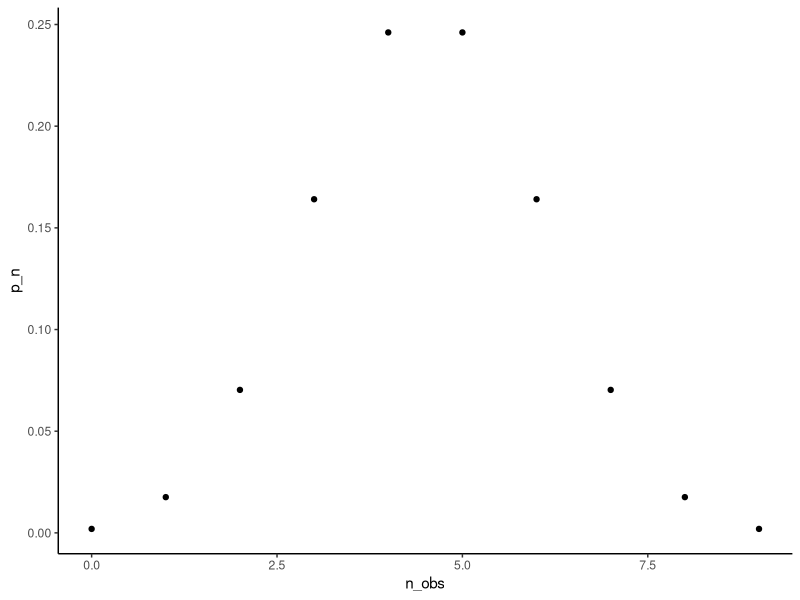
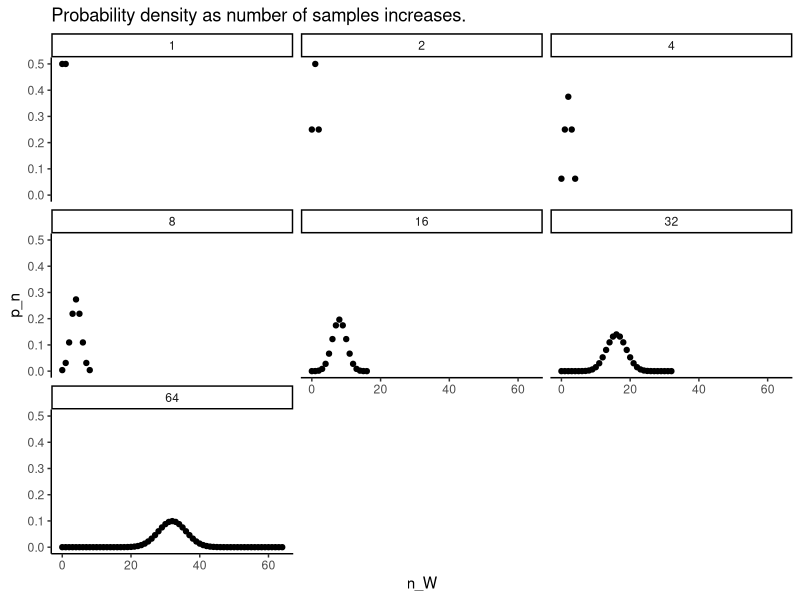
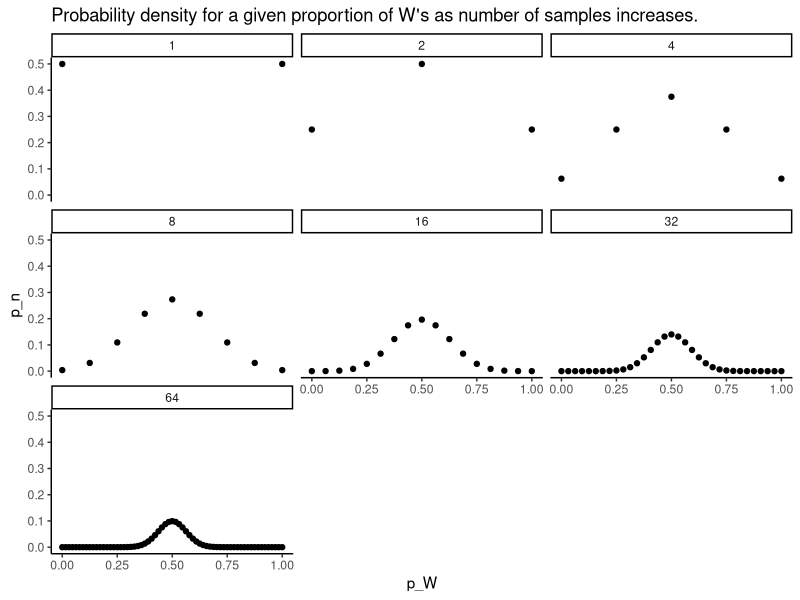
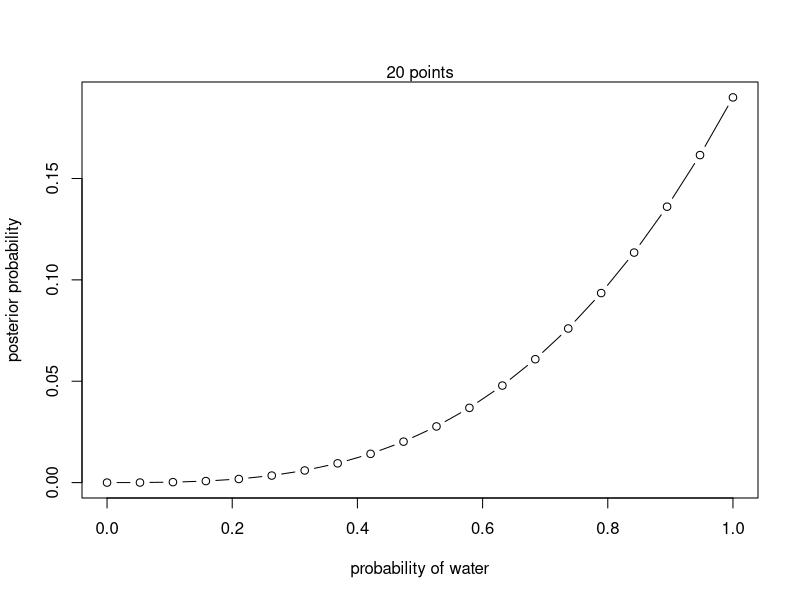
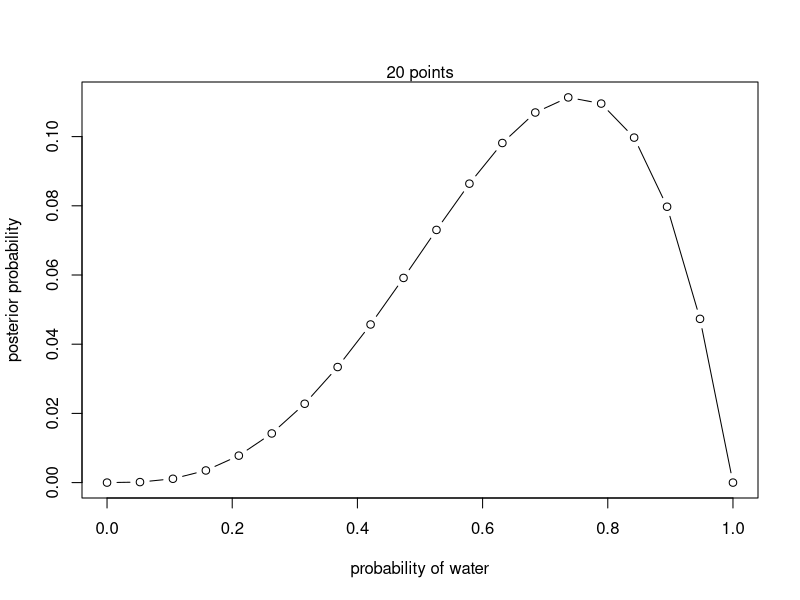
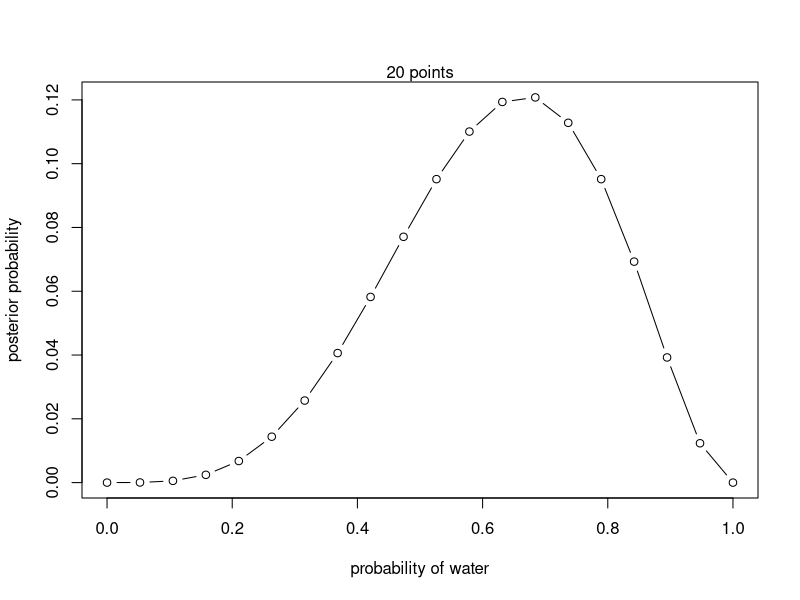
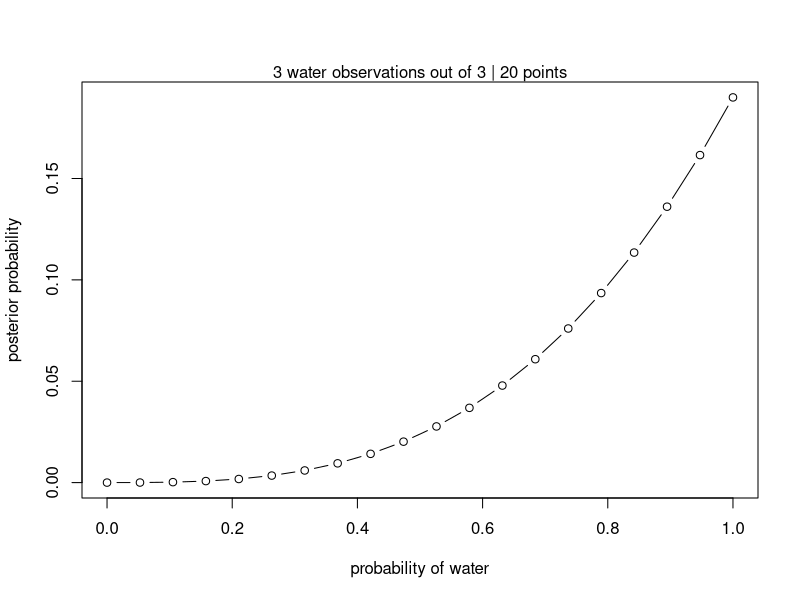
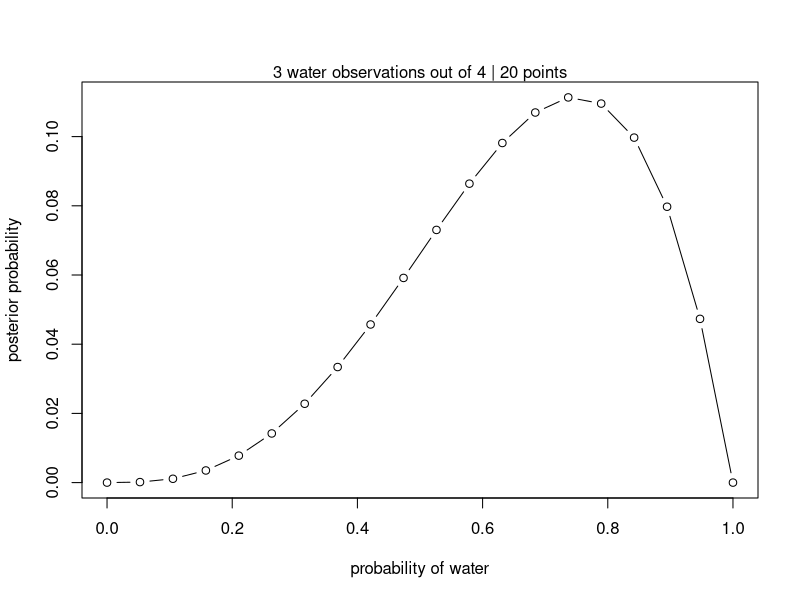

Source code (R) for these figures, in order:
## ---- chunk 1
suppressPackageStartupMessages(library(ggplot2))
## ---- chunk 2
#| echo: fenced
#| code-fold: false
dbinom(x = 6, size = 9, prob = 0.5, log = FALSE)
## ---- chunk 3
#| echo: fenced
#| code-fold: false

# Generate the data
n_W <- 0:9
p_n <- purrr::map(n_W, dbinom, size = 9, prob = 0.5, log = FALSE) |>
  purrr::list_c()

like_1 <- data.frame(n_obs = n_W, p_n = p_n)

# Plot the data
like_1 |>
  ggplot() +
  geom_point(aes(x = n_obs, y = p_n)) +
  theme_classic()
## ---- chunk 4
#| echo: fenced
#| code-fold: false

# Generate the data
n_samples <- c(1, 2, 4, 8, 16, 32, 64)

how_many_W <- function(n) 0:n
n_W <- purrr::map(n_samples, how_many_W) |>
  purrr::list_c()

n_states <- rep(n_samples, n_samples+1)

p_n <- purrr::map2(n_W, n_states, dbinom, prob = 0.5, log = FALSE) |>
  purrr::list_c()

like_2 <- data.frame(n_states = n_states, n_W = n_W, p_n = p_n)
## ---- chunk 5
like_2 |>
  ggplot() +
  geom_point(aes(x = n_W, y = p_n)) +
  facet_wrap(n_states, ncol = 3) +
  theme_classic() +
  ggtitle("Probability density as number of samples increases.")
## ---- chunk 6
#| echo: fenced
#| code-fold: false

# Generate the data
n_samples <- c(1, 2, 4, 8, 16, 32, 64)

how_many_W <- function(n) 0:n
n_W <- purrr::map(n_samples, how_many_W) |>
  purrr::list_c()

n_states <- rep(n_samples, n_samples+1)

p_W <- n_W/n_states

p_n <- purrr::map2(n_W, n_states, dbinom, prob = 0.5, log = FALSE) |>
  purrr::list_c()

like_3 <- data.frame(n_states = n_states, n_W = n_W, p_W = p_W, p_n = p_n)
## ---- chunk 7
like_3 |>
  ggplot() +
  geom_point(aes(x = p_W, y = p_n)) +
  facet_wrap(n_states, ncol = 3) +
  theme_classic() +
  ggtitle("Probability density for a given proportion of W's as number of samples increases.")
## ---- chunk 8
o1 <- c("W", "W", "W")
o2 <- c("W", "W", "W", "L")
o3 <- c("L", "W", "W", "L", "W", "W")

grid_n <- 20
p_init <- 0.5
p.grid <- seq(from = 0, to = 1, length.out = grid_n)
prior <- rep(p_init, grid_n)

likelihood_1 <- dbinom(sum(o1 == "W"), size = length(o1), prob = p.grid)
likelihood_2 <- dbinom(sum(o2 == "W"), size = length(o2), prob = p.grid)
likelihood_3 <- dbinom(sum(o3 == "W"), size = length(o3), prob = p.grid)

unstd.posterior_1 <- likelihood_1 * prior
unstd.posterior_2 <- likelihood_2 * prior
unstd.posterior_3 <- likelihood_3 * prior


posterior_1 <- unstd.posterior_1 / sum(unstd.posterior_1)
posterior_2 <- unstd.posterior_2 / sum(unstd.posterior_2)
posterior_3 <- unstd.posterior_3 / sum(unstd.posterior_3)

plot(
    p.grid,
    posterior_1,
    type = "b",
    xlab = "probability of water",
    ylab = "posterior probability"
)
mtext("20 points")

plot(
    p.grid,
    posterior_2,
    type = "b",
    xlab = "probability of water",
    ylab = "posterior probability"
)
mtext("20 points")

plot(
    p.grid,
    posterior_3,
    type = "b",
    xlab = "probability of water",
    ylab = "posterior probability"
)
mtext("20 points")
## ---- chunk 9
#| label: define-est_p_water-function
est_p_water <- function(obs, p = 0.5, n_pts = 20) {
    assertthat::assert_that(is.character(obs))
    assertthat::is.number(p)
    assertthat::assert_that(p > 0 & p <= 1)
    assertthat::is.number(n_pts)
    assertthat::assert_that(n_pts > 0)

    p.grid <- seq(from = 0, to = 1, length.out = n_pts)
    prior <- rep(p, n_pts)
    n_W <- sum(obs == "W")
    likelihood <- dbinom(n_W, size = length(obs), prob = p.grid)
    posterior.unstd <- likelihood * prior
    posterior <- posterior.unstd / sum(posterior.unstd)
    m_comment <- paste0(
        n_W,
        " water observations out of ",
        length(obs),
        " | ",
        n_pts,
        " points"
    )
    plot(
        p.grid,
        posterior,
        type = "b",
        xlab = "probability of water",
        ylab = "posterior probability"
    )
    mtext(m_comment)
}
## ---- chunk 10
#| label: fig-obs-1
o1
est_p_water(o1)
## ---- chunk 11
#| label: fig-obs-2
o2
est_p_water(o2)
## ---- chunk 12
#| label: fig-obs-3
o3
est_p_water(o3)
## ---- chunk 13
est_p_water_2 <- function(obs, p = 0.5, n_pts = 20) {
  assertthat::assert_that(is.character(obs))
  assertthat::is.number(p)
  assertthat::assert_that(p > 0 & p <= 1)
  assertthat::is.number(n_pts)
  assertthat::assert_that(n_pts > 0)

  p.grid <- seq(from = 0, to = 1, length.out = n_pts)
  prior <- ifelse(p.grid < p, 0, p)
  n_W <- sum(obs == "W")
  likelihood <- dbinom(n_W, size = length(obs), prob = p.grid)
  posterior.unstd <- likelihood * prior
  posterior <- posterior.unstd / sum(posterior.unstd)
  m_comment <- paste0(
    n_W,
    " water observations out of ",
    length(obs),
    " | ",
    n_pts,
    " points"
  )
  plot(
    p.grid,
    posterior,
    type = "b",
    xlab = "probability of water",
    ylab = "posterior probability"
  )
  mtext(m_comment)
}
## ---- chunk 14
#| label: fig-obs-1-step-prior
o1
est_p_water_2(o1)
## ---- chunk 15
#| label: fig-obs-2-step-prior
o2
est_p_water_2(o2)
## ---- chunk 16
#| label: fig-obs-3-step-prior
o3
est_p_water_2(o3)
## ---- chunk 17
p_land_Earth = 0.30
p_land_Mars = 1
p_Earth = 0.5
p_land <- p_Earth*(p_land_Earth) + (1-p_Earth)*p_land_Mars

p_Earth_land <- (p_land_Earth*p_Earth)/p_land
p_Earth_land
## ---- chunk 18
p_twin_A <- 0.1
p_twin_B <- 0.2
p_A <- 0.5

p_twin_twin <- p_twin_A*p_twin_A*p_A + p_twin_B*p_twin_B*(1-p_A)
p_twin_twin
## ---- chunk 19
p_twin <- p_twin_A*p_A+p_twin_B*(1-p_A)
## ---- chunk 20
p_A_twin <- (p_twin_A*p_A)/p_twin
p_A_twin
